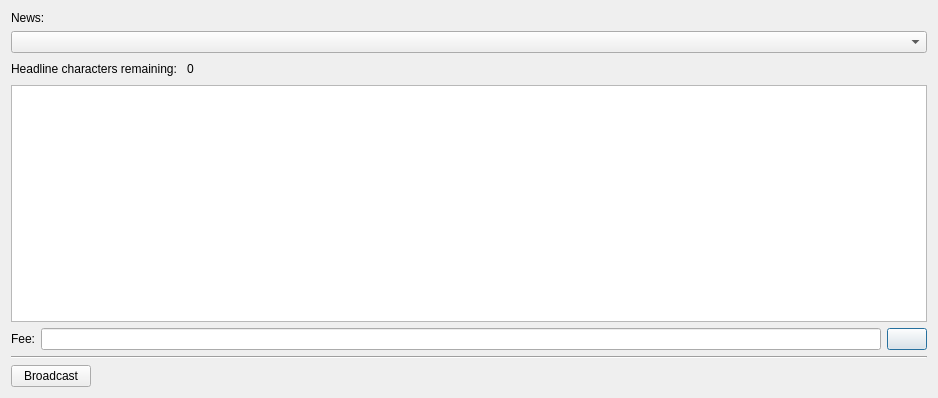
<?xml version="1.0" encoding="UTF-8"?>
<ui version="4.0">
 <class>CreateNewsDialog</class>
 <widget class="QDialog" name="CreateNewsDialog">
  <property name="geometry">
   <rect>
    <x>0</x>
    <y>0</y>
    <width>938</width>
    <height>398</height>
   </rect>
  </property>
  <property name="windowTitle">
   <string>Broadcast News</string>
  </property>
  <layout class="QVBoxLayout" name="verticalLayout">
   <item>
    <widget class="QLabel" name="label">
     <property name="text">
      <string>News:</string>
     </property>
    </widget>
   </item>
   <item>
    <widget class="QComboBox" name="comboBoxCategory"/>
   </item>
   <item>
    <layout class="QHBoxLayout" name="horizontalLayout_3">
     <property name="topMargin">
      <number>0</number>
     </property>
     <item>
      <widget class="QLabel" name="label_3">
       <property name="text">
        <string>Headline characters remaining: </string>
       </property>
      </widget>
     </item>
     <item>
      <widget class="QLabel" name="labelCharsRemaining">
       <property name="text">
        <string>0</string>
       </property>
      </widget>
     </item>
     <item>
      <spacer name="horizontalSpacer">
       <property name="orientation">
        <enum>Qt::Horizontal</enum>
       </property>
       <property name="sizeHint" stdset="0">
        <size>
         <width>40</width>
         <height>20</height>
        </size>
       </property>
      </spacer>
     </item>
    </layout>
   </item>
   <item>
    <widget class="QPlainTextEdit" name="plainTextEdit">
     <property name="lineWrapMode">
      <enum>QPlainTextEdit::NoWrap</enum>
     </property>
    </widget>
   </item>
   <item>
    <layout class="QHBoxLayout" name="horizontalLayout_2">
     <property name="rightMargin">
      <number>0</number>
     </property>
     <property name="bottomMargin">
      <number>0</number>
     </property>
     <item>
      <widget class="QLabel" name="label_2">
       <property name="text">
        <string>Fee:</string>
       </property>
      </widget>
     </item>
     <item>
      <widget class="BitcoinAmountField" name="feeAmount"/>
     </item>
     <item>
      <widget class="QPushButton" name="pushButtonHelp">
       <property name="sizePolicy">
        <sizepolicy hsizetype="Maximum" vsizetype="Fixed">
         <horstretch>0</horstretch>
         <verstretch>0</verstretch>
        </sizepolicy>
       </property>
       <property name="text">
        <string/>
       </property>
       <property name="icon">
        <iconset resource="../drivenet.qrc">
         <normaloff>:/icons/replay_unknown</normaloff>:/icons/replay_unknown</iconset>
       </property>
       <property name="iconSize">
        <size>
         <width>32</width>
         <height>32</height>
        </size>
       </property>
      </widget>
     </item>
    </layout>
   </item>
   <item>
    <widget class="Line" name="line">
     <property name="orientation">
      <enum>Qt::Horizontal</enum>
     </property>
    </widget>
   </item>
   <item>
    <layout class="QHBoxLayout" name="horizontalLayout">
     <property name="bottomMargin">
      <number>0</number>
     </property>
     <item>
      <widget class="QPushButton" name="pushButtonCreate">
       <property name="sizePolicy">
        <sizepolicy hsizetype="Maximum" vsizetype="Fixed">
         <horstretch>0</horstretch>
         <verstretch>0</verstretch>
        </sizepolicy>
       </property>
       <property name="text">
        <string>Broadcast</string>
       </property>
       <property name="icon">
        <iconset resource="../drivenet.qrc">
         <normaloff>:/icons/edit</normaloff>:/icons/edit</iconset>
       </property>
       <property name="iconSize">
        <size>
         <width>32</width>
         <height>32</height>
        </size>
       </property>
      </widget>
     </item>
     <item>
      <spacer name="horizontalSpacer_2">
       <property name="orientation">
        <enum>Qt::Horizontal</enum>
       </property>
       <property name="sizeHint" stdset="0">
        <size>
         <width>40</width>
         <height>20</height>
        </size>
       </property>
      </spacer>
     </item>
    </layout>
   </item>
  </layout>
 </widget>
 <customwidgets>
  <customwidget>
   <class>BitcoinAmountField</class>
   <extends>QLineEdit</extends>
   <header>qt/drivenetamountfield.h</header>
   <container>1</container>
  </customwidget>
 </customwidgets>
 <resources>
  <include location="../drivenet.qrc"/>
 </resources>
 <connections/>
</ui>
